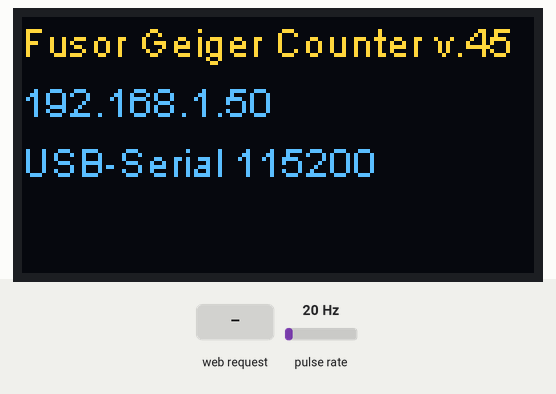
This sketch was run on a simulated ESP32. Shown: 128×64 one-colour display. Wiring (inferred from the names in the program): pulse sensor: data GPIO 38. Inputs (shaded band) come from the test bench; at power-on: pulse rate 20 Hz. The OLED is the two-colour kind (top 16 rows yellow); WiFi joins after 1.5 s; servers stay silent unless stated; what the sketch prints to the serial monitor is not drawn.

Above: at 2.8 s.
2.9 s: HTTP request GET /Geigeron received
4.4 s: HTTP request GET /Geigeroff received
5.9 s: HTTP request GET /GeigerChange received
Timing chart, 0 to 8.9 s (numbered marks = the images above; inputs shaded):
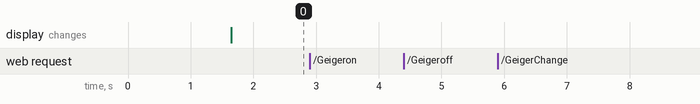

The sketch:

Fusor_Gieger_Counter_v.45.ino
```cpp
#include <WiFi.h>
#include <WebServer.h>
#include <heltec.h>


/* Put your SSID & Password */
//const char* ssid = "DMS Member";
//const char* password = "dms--10923";

//const char* ssid = "TL35207 7831";
//const char* password = "p-13C916";

const char* ssid = "MySpectrumWiFi95-2G";
const char* password = "acreinput627";


WebServer server(80);

uint8_t GeigerPin = 38;
bool GeigerStatus = LOW;
int GeigerVal = 1;
int countsGeiger = 0;
int countsGeigerOld = 0;

void setup() {
  Serial.begin(115200);

  pinMode(GeigerPin, INPUT);

  attachInterrupt(digitalPinToInterrupt(GeigerPin), GeigerHit, FALLING);

  // Connect to Wi-Fi network with SSID and password
  WiFi.begin(ssid, password);
  while (WiFi.status() != WL_CONNECTED) {
    delay(500);
    Serial.print(".");
  }
  // Print local IP address and start web server
  Serial.println("");
  Serial.println("WiFi connected.");
  Serial.println("IP address: ");
  Serial.println(WiFi.localIP());
  delay(100);

  server.on("/", handle_OnConnect);
  server.on("/Geigeron", handle_Geigeron);
  server.on("/Geigeroff", handle_Geigeroff);
  server.on("/reload", handle_reload); // <-- test with arguments!
  server.on("/GeigerChange", handle_GeigerChange);
  server.onNotFound(handle_NotFound);
  server.begin();

  Serial.println("HTTP server started");

  //Display IP Address on Heltec OLED
  Heltec.begin(true /*DisplayEnable Enable*/, false /*LoRa Disable*/, true /*Serial Enable*/, true /*PABOOST Enable*/, 470E6 /**/);
  Heltec.display -> clear();
  Heltec.display -> drawString(0, 0, "Fusor Geiger Counter v.45");
  Heltec.display -> drawString(0, 15, (WiFi.localIP().toString()));
  Heltec.display -> drawString(0, 30, "USB-Serial 115200");
  Heltec.display -> display();

}

void loop() {
  server.handleClient();


  if (GeigerStatus)
  {
    digitalWrite(GeigerPin, HIGH);
  }
  else
  {
    digitalWrite(GeigerPin, LOW);
  }
}

void handle_reload() {
  for (int i = 0; i < server.args(); i++) {
    String argName = server.argName(i);
    String argValue = server.arg(i);
    Serial.println(i + "  " + argName + "  " + argValue);
  }
  server.send(200, "text/html", "<html><h5>RELOAD</h5></html>");
}


void handle_GeigerChange() {
  String argName = server.argName(0);
  String argValue = server.arg(0);
  GeigerVal = argValue.toInt();
  // update volts
  Serial.println(argName + " = " + argValue);
  server.send(200, "text/html", sendHtmlPage());
}

void handle_OnConnect() {
  server.send(200, "text/html", sendHtmlPage());
}


void handle_Geigeron() {
  GeigerStatus = HIGH;
  Serial.println("Pin38 Status: ON");
  server.send(200, "text/html", sendHtmlPage());
}

void handle_Geigeroff() {
  GeigerStatus = LOW;
  Serial.println("Pin38 Status: OFF");
  server.send(200, "text/html", sendHtmlPage());
}

void GeigerHit()
{
  countsGeiger++;

  if (countsGeiger >= countsGeigerOld + 10)
  {
    Serial.print ("Count = ");
    Serial.println (countsGeiger);
    countsGeigerOld = countsGeiger;
    server.send(200, "text/html", sendHtmlPage());
  }
  else return;
  }

void handle_NotFound() {
  server.send(404, "text/plain", "Not found");
}

String sendHtmlPage() {
  return SendHTML(GeigerStatus);
}

String SendHTML(uint8_t Geigerstat) {
  String ptr = "<!DOCTYPE html> <html>\n";
  ptr += "<head><meta name=\"viewport\" content=\"width=device-width, initial-scale=1.0, user-scalable=yes\">\n";
  ptr += "<title>Geiger Counter</title>\n";
  ptr += "<style>html { font-family: Helvetica; display: inline-block; margin: 0px auto; text-align: center;}\n";
  ptr += "body{margin-top: 50px;} h1 {color: #444444;margin: 50px auto 30px;} h3 {color: #444444;margin-bottom: 50px;}\n";
  //ptr += ".button {display: block;width: 80px;background-color: #1abc9c;border: none;color: white;padding: 13px 30px;text-decoration: none;font-size: 25px;margin: 0px auto 35px;cursor: pointer;border-radius: 4px;}\n";
  ptr += ".button  {border: none; color: white; padding: 15px 32px; text-align: center; text-decoration: none; display: inline-block; font-size: 16px; margin: 4px 2px; cursor: pointer;}\n";
  ptr += ".button-on {background-color: #1abc9c;}\n";
  ptr += ".button-on:active {background-color: #16a085;}\n";
  ptr += ".button-off {background-color: #34495e;}\n";
  ptr += ".button-off:active {background-color: #2c3e50;}\n";
  ptr += "p {font-size: 14px;color: red; margin-bottom: 10px;}\n";
  ptr += "</style>\n";
  ptr += "</head>\n";
  ptr += "<h1>Fusor Geiger Counter v.45</h1>\n";
  ptr += "'<form action=/GeigerChange onchange='GeigerVal.value=parseInt(a.value)'><input type='range' id='a' value="+String(GeigerVal)+"><target ='_self'></form>";
  ptr += "<table><tr> Refresh Interval</tr><tr><form action=/GeigerChange><input type='number' id='GeigerVal' name='GeigerVal' value="+String(countsGeiger)+"></tr>";

  if (Geigerstat)
  {
    ptr += "<p>Geiger Status: ON</p><a class=\"button button-off\" href=\"/Geigeroff\">OFF</a>\n";
  }
  else
  {
    ptr += "<p>Geiger Status: OFF</p><a class=\"button button-on\" href=\"/Geigeron\">ON</a>\n";
  }

  ptr += "<style>html { width:120px; height:100px; font-family: Helvetica; font-size:extra-large; display: inline-block; margin: 10px auto; text-align: center; table, th, td {border: 1px solid black;border-collapse: collapse;}} </style>\n";
  ptr += "<table><tr><th>Count</th></tr><tr><td>"+String(countsGeiger)+"</td></tr></table>";

  ptr += "</body>\n";
  ptr += "</html>\n";
  return ptr;
}
```

Measured:
- after the input at 2.9 s, every drawn part: stays the same
- after the input at 4.4 s, every drawn part: stays the same
- after the input at 5.9 s, every drawn part: stays the same
